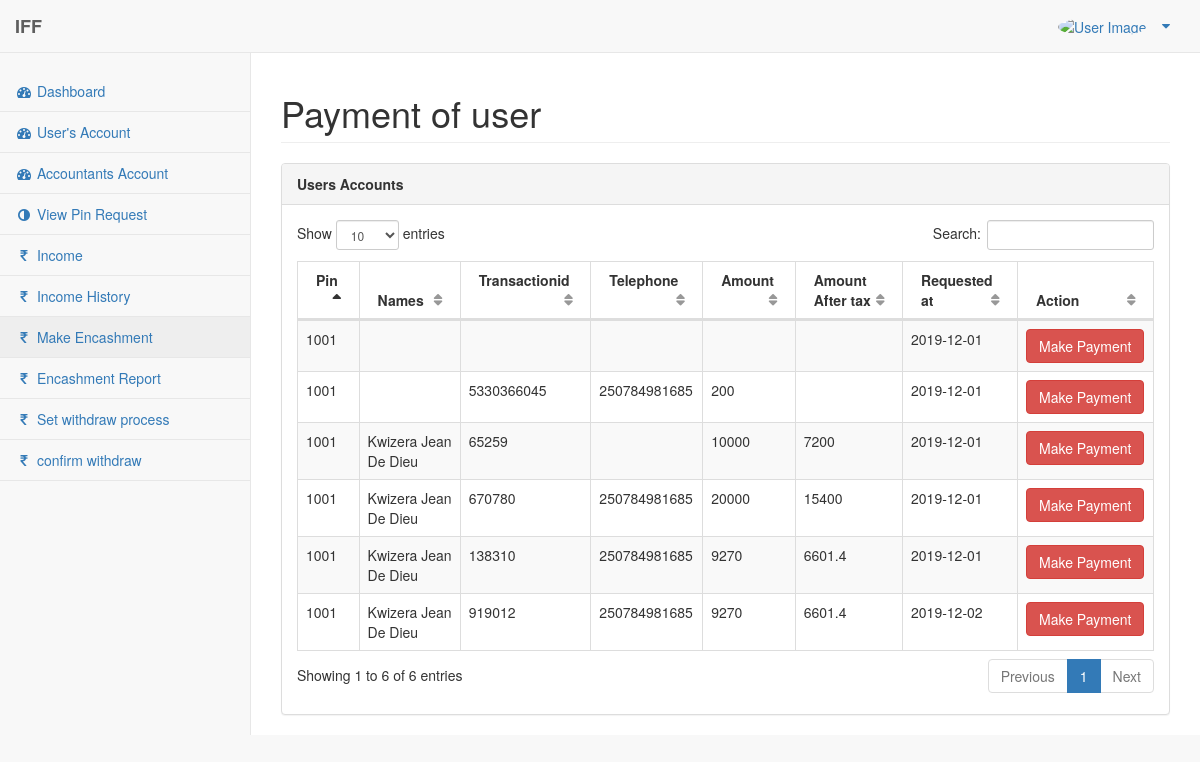
Screenshot of /admin/payment.php (signed in) with the database file from the repository.
### tables this page shows
CREATE TABLE `withdraw` (
  `id` int(11) NOT NULL,
  `userident` varchar(255) NOT NULL,
  `amount` varchar(255) NOT NULL,
  `telephone` varchar(255) NOT NULL,
  `created_at` varchar(255) NOT NULL,
  `status` varchar(255) NOT NULL DEFAULT 'no',
  `transactionid` varchar(255) NOT NULL,
  `fullname` varchar(234) NOT NULL,
  `receivedamount` varchar(234) NOT NULL DEFAULT '0'
);

### admin/payment.php (the view, shortened to what this page needs)
<?php
    require_once 'php-includes/config.php';
?>
<!DOCTYPE html>
<html lang="en">
<head>
    <link href="../vendor/bootstrap/css/bootstrap.min.css" rel="stylesheet">
    <link href="../vendor/metisMenu/metisMenu.min.css" rel="stylesheet">
    <link href="../vendor/datatables-plugins/dataTables.bootstrap.css" rel="stylesheet">
    <link href="../vendor/datatables-responsive/dataTables.responsive.css" rel="stylesheet">
    <link href="../dist/css/sb-admin-2.css" rel="stylesheet">
    <link href="../vendor/font-awesome/css/font-awesome.min.css" rel="stylesheet" type="text/css">
</head>
<body>
    <div id="wrapper">
        <?php include 'php-includes/menu.php'; ?>
        <div id="page-wrapper">
            <div class="row">
                <div class="col-lg-12">
                    <h1 class="page-header">Payment of user</h1>
                </div>
            </div>
            <div class="row">
                <div class="col-lg-12">
                    <div class="panel panel-default">
                        <div class="panel-heading">
                            <b>Users Accounts</b>
                        </div>
                        <div class="panel-body">
                            <table width="100%" class="table table-striped table-bordered table-hover"
                                id="dataTables-example">
                                <thead>
                                    <tr>
                                        <th>Pin</th>
                                        <th>Names</th>
                                        <th>Transactionid</th>
                                        <th>Telephone</th>
                                        <th>Amount</th>
                                        <th>Amount After tax</th>
                                        <th>Requested at</th>
                                        <th>Action</th>
                                    </tr>
                                </thead>
                                <tbody>
                                    <?php
                                        $result = $dbh->prepare("Select * FROM withdraw where status='no' order by id  ASC");
                                        $result->execute();
                                        while ($row = $result->fetch(PDO::FETCH_ASSOC)) {
                                            echo '<tr>';
                                            echo '<td>'.$row['userident'].'</td>';
                                            echo '<td>'.$row['fullname'].'</td>';
                                            echo '<td>'.$row['transactionid'].'</td>';
                                            echo '<td>'.$row['telephone'].'</td>';
                                            echo '<td>'.$row['amount'].'</td>';
                                            echo '<td>'.$row['receivedamount'].'</td>';
                                             echo '<td>'.$row['created_at'].'</td>';
                                            echo "<td><a href='payment_form.php?id={$row['id']}' class='btn btn-danger'>Make Payment</a></td>";
                                            echo '</tr>';
                                        }
                                    ?>
                                </tbody>
                            </table>
                        </div>
                    </div>
                </div>
            </div>
        </div>
</body>
</html>

### rows the page displays
withdraw: userident "1001", created_at "2019-12-01"
withdraw: userident "1001", transactionid "5330366045", telephone "250784981685", amount "200", created_at "2019-12-01"
withdraw: userident "1001", fullname "Kwizera Jean De Dieu", transactionid "65259", amount "10000", receivedamount "7200", created_at "2019-12-01"
withdraw: userident "1001", fullname "Kwizera Jean De Dieu", transactionid "670780", telephone "250784981685", amount "20000", receivedamount "15400", created_at "2019-12-01"
withdraw: userident "1001", fullname "Kwizera Jean De Dieu", transactionid "138310", telephone "250784981685", amount "9270", receivedamount "6601.4", created_at "2019-12-01"
withdraw: userident "1001", fullname "Kwizera Jean De Dieu", transactionid "919012", telephone "250784981685", amount "9270", receivedamount "6601.4", created_at "2019-12-02"
